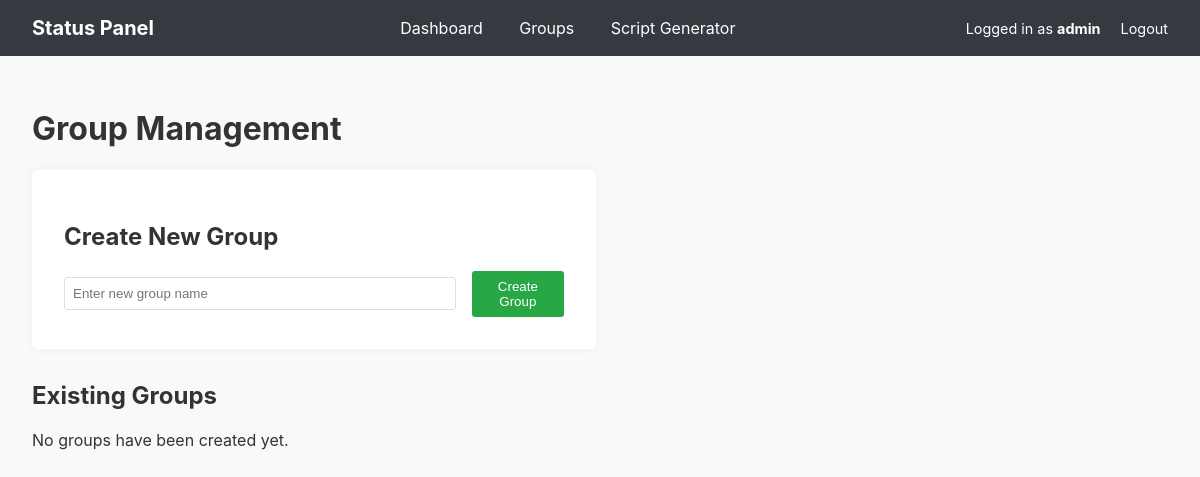
/groups.php (signed in), run on an earlier commit of the app's database.
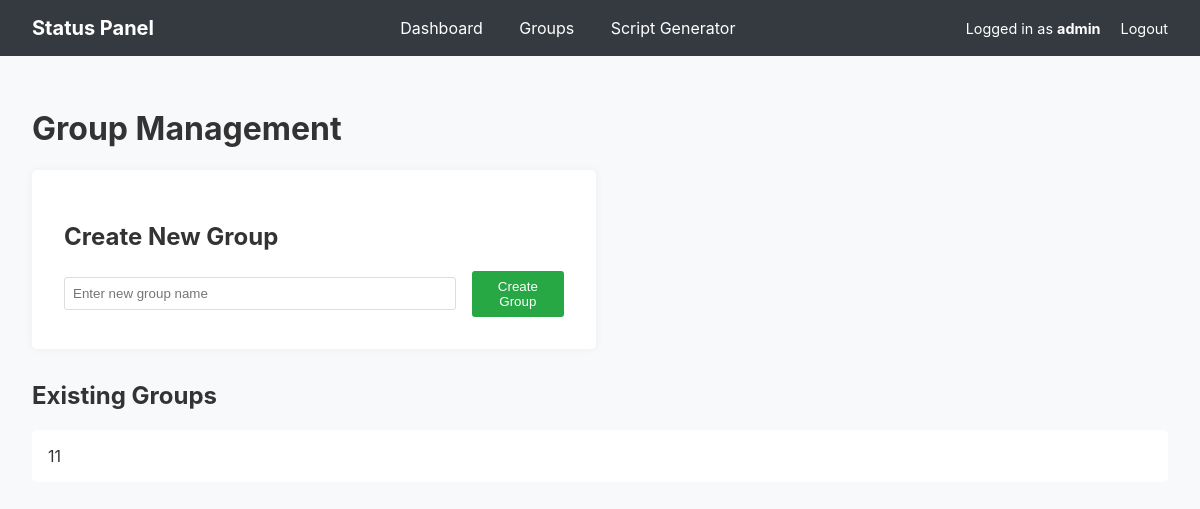
And on a later commit of the database.
### tables this page shows
CREATE TABLE groups (
        id INTEGER PRIMARY KEY AUTOINCREMENT,
        name TEXT NOT NULL UNIQUE
    );

### public/groups.php (the view, shortened to what this page needs)
<?php
require_once __DIR__ . '/../app/db.php';
$groups = [];
try {
    $stmt = $pdo->query("SELECT id, name FROM groups ORDER BY name");
    $groups = $stmt->fetchAll(PDO::FETCH_ASSOC);
} catch (PDOException $e) {
    $error_message = "Could not fetch groups: " . $e->getMessage();
}
require_once __DIR__ . '/../app/partials/header.php';
?>
<h1>Group Management</h1>
<div class="form-container">
    <h2>Create New Group</h2>
    <form action="groups.php" method="POST">
        <div class="form-group">
            <input type="text" name="group_name" placeholder="Enter new group name" required>
            <button type="submit">Create Group</button>
        </div>
    </form>
</div>
<h2>Existing Groups</h2>
<?php if (empty($groups)): ?>
    <p>No groups have been created yet.</p>
<?php else: ?>
    <ul class="groups-list">
        <?php foreach ($groups as $group): ?>
            <li><?php echo htmlspecialchars($group['name']); ?></li>
        <?php endforeach; ?>
    </ul>
<?php endif; ?>
<?php
require_once __DIR__ . '/../app/partials/footer.php';
?>

What changed in the data, as far as the page shows it:
added groups: name "11"
Also different on the page:
text no longer shown: "No groups have been created yet."
